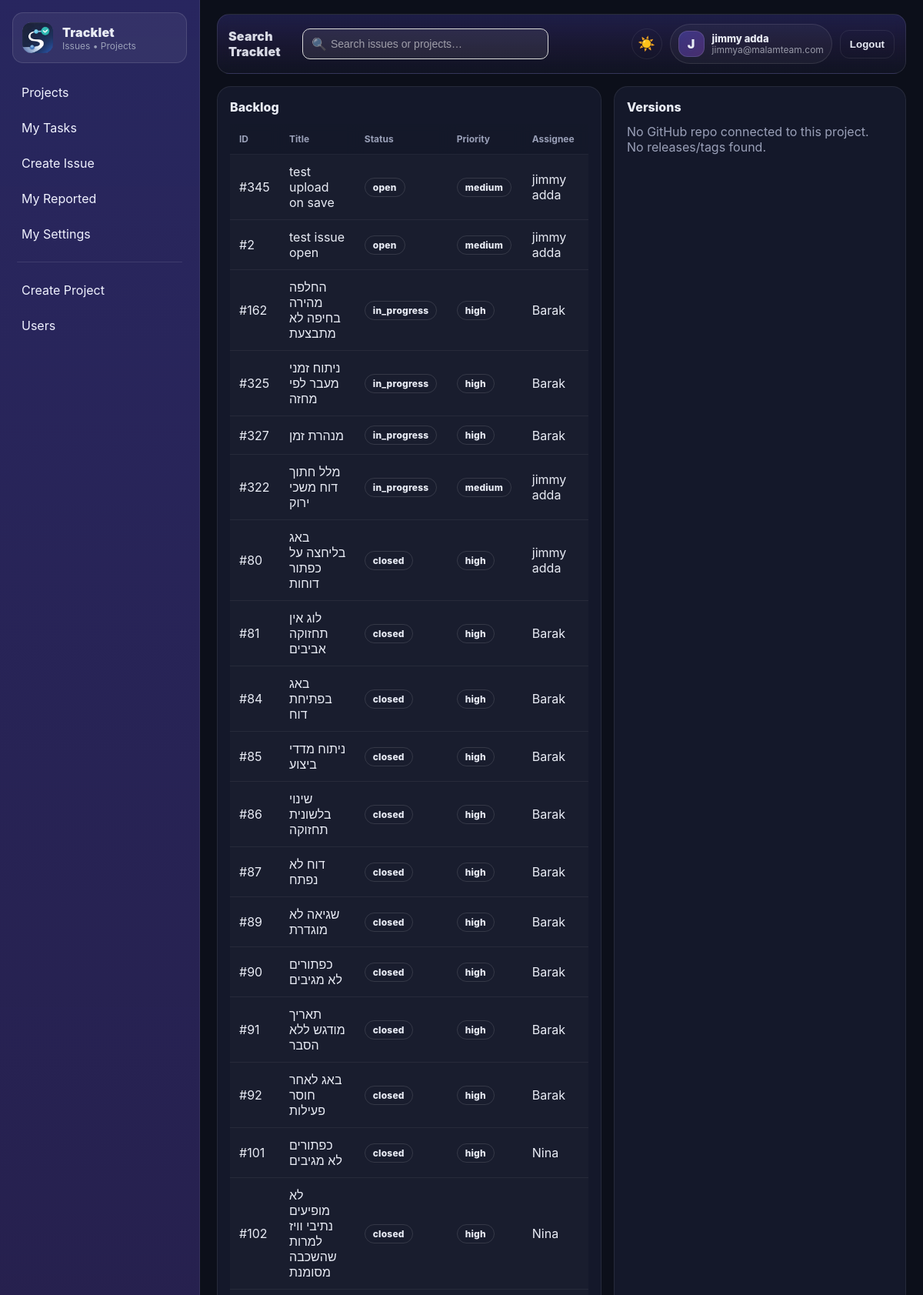
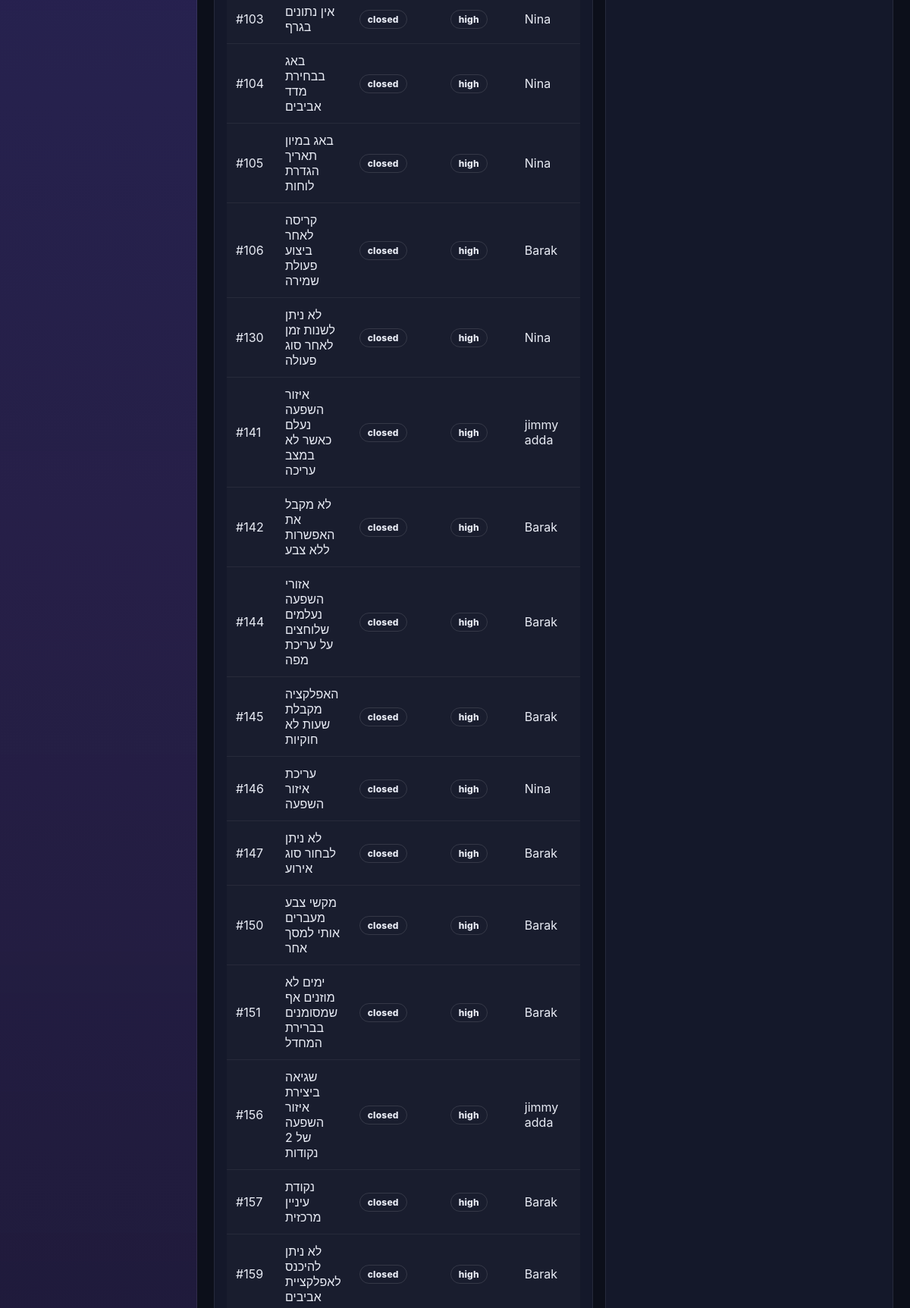
The app's page /projects/1 (signed in, upper part) with its own data (2 pictures, top to bottom).
### tables this page shows
CREATE TABLE users (
  id INTEGER PRIMARY KEY AUTOINCREMENT,
  email TEXT NOT NULL UNIQUE,
  password_hash TEXT NOT NULL,
  name TEXT NOT NULL,
  role TEXT NOT NULL DEFAULT 'user',     -- admin|pm|user
  photo_path TEXT,
  is_active INTEGER NOT NULL DEFAULT 1,
  created_at TEXT NOT NULL DEFAULT (datetime('now'))
);

CREATE TABLE issues (
  id INTEGER PRIMARY KEY AUTOINCREMENT,
  project_id INTEGER NOT NULL,
  title TEXT NOT NULL,
  description TEXT,
  status TEXT NOT NULL DEFAULT 'open',     -- open|in_progress|blocked|closed
  priority TEXT NOT NULL DEFAULT 'medium', -- low|medium|high|urgent
  reporter_id INTEGER NOT NULL,
  assignee_id INTEGER,
  created_at TEXT NOT NULL DEFAULT (datetime('now')),
  updated_at TEXT NOT NULL DEFAULT (datetime('now')),
  closed_at TEXT, due_date TEXT, watcher_id INTEGER,
  FOREIGN KEY(project_id) REFERENCES projects(id),
  FOREIGN KEY(reporter_id) REFERENCES users(id),
  FOREIGN KEY(assignee_id) REFERENCES users(id)
);

### app.py (the view, shortened to what this page needs)
@app.get("/projects/<int:project_id>")
@login_required
def project_view(project_id: int):
    proj = get_project(project_id)
    if not proj:
        abort(404)
    issues = list_project_issues(project_id)
    releases = []
    github_error = None
    owner = (proj["github_owner"] or "").strip()
    repo = (proj["github_repo"] or "").strip()
    return render_template(
        "project_view.html",
        project=proj,
        issues=issues,
        releases=releases,
        github_error=github_error,
    )

### TrackletDB.py (called while the page is built)
def get_db_path() -> str:
    return settings.DB_PATH

def _ensure_parent(db_path: str) -> None:
    Path(db_path).parent.mkdir(parents=True, exist_ok=True)

def get_connection() -> sqlite3.Connection:
    db_path = get_db_path()
    _ensure_parent(db_path)
    conn = sqlite3.connect(db_path, detect_types=sqlite3.PARSE_DECLTYPES)
    conn.row_factory = sqlite3.Row
    conn.execute("PRAGMA foreign_keys = ON;")
    conn.execute("PRAGMA journal_mode = WAL;")
    return conn

def db_read_one(sql: str, params: tuple[Any, ...] = ()) -> Optional[sqlite3.Row]:
    conn = get_connection()
    try:
        cur = conn.cursor()
        cur.execute(sql, params)
        return cur.fetchone()
    finally:
        conn.close()

def db_read_all(sql: str, params: tuple[Any, ...] = ()) -> list[sqlite3.Row]:
    conn = get_connection()
    try:
        cur = conn.cursor()
        cur.execute(sql, params)
        return cur.fetchall()
    finally:
        conn.close()

def get_user_by_id(user_id: int) -> Optional[sqlite3.Row]:
    return db_read_one("SELECT * FROM users WHERE id=? AND is_active=1", (user_id,))

def get_project(project_id: int) -> Optional[sqlite3.Row]:
    return db_read_one("SELECT * FROM projects WHERE id=?", (project_id,))

def list_project_issues(project_id: int) -> list[sqlite3.Row]:
    return db_read_all(
        """
        SELECT i.*, u.name AS assignee_name
        FROM issues i
        LEFT JOIN users u ON u.id=i.assignee_id
        WHERE i.project_id=?
        ORDER BY
          CASE i.status WHEN 'open' THEN 1 WHEN 'in_progress' THEN 2 WHEN 'blocked' THEN 3 ELSE 4 END,
          CASE i.priority WHEN 'urgent' THEN 1 WHEN 'high' THEN 2 WHEN 'medium' THEN 3 ELSE 4 END,
          i.updated_at DESC
        """,
        (project_id,),
    )

### app.py (called while the page is built)
@app.context_processor
def inject_settings():
    return {"settings": settings}

@login_manager.user_loader
def load_user(user_id: str):
    row = get_user_by_id(int(user_id))
    return User(row) if row else None

    @property
    def is_active(self):
        return self._is_active

### templates/project_view.html (shortened to what this page needs)
{% extends "layout.html" %}
{% set title = project.name %}
{% block content %}
<div class="grid-2">
  <div class="card">
    <div class="card-title">Backlog</div>
    <table class="table">
      <thead>
        <tr>
          <th style="width:80px;">ID</th>
          <th>Title</th>
          <th style="width:140px;">Status</th>
          <th style="width:140px;">Priority</th>
          <th style="width:180px;">Assignee</th>
        </tr>
      </thead>
      <tbody>
        {% for i in issues %}
        <tr class="rowlink" data-href="{{ url_for('issue_view', issue_id=i.id) }}"> <td>#{{ i.id }}</td>
          <td>{{ i.title }}</td>
          <td><span class="pill">{{ i.status }}</span></td>
          <td><span class="pill pri-{{ i.priority }}">{{ i.priority }}</span></td>
          <td>{{ i.assignee_name or "—" }}</td>
        </tr>
        {% else %}
        <tr><td colspan="5" class="muted">No issues in this project yet.</td></tr>
        {% endfor %}
      </tbody>
    </table>
  </div>
  <div class="card">
    <div class="card-title">Versions</div>
    {% if project.github_owner and project.github_repo %}
      <div class="muted mb8">
        Repo:
        <a href="https://github.com/{{project.github_owner}}/{{project.github_repo}}" target="_blank">
          {{project.github_owner}}/{{project.github_repo}}
        </a>
      </div>
    {% else %}
      <div class="muted">No GitHub repo connected to this project.</div>
    {% endif %}
    <div class="list">
      {% for r in releases %}
        <a class="list-row" href="{{ r.url }}" target="_blank">
          <div class="list-main">
            <div class="list-title">{{ r.name }}</div>
            <div class="muted">{{ r.tag }}</div>
          </div>
          <div class="list-meta">
            {% if r.published_at %}{{ r.published_at[:10] }}{% else %}tag{% endif %}
          </div>
        </a>
      {% else %}
        <div class="muted">No releases/tags found.</div>
      {% endfor %}
    </div>
  </div>
</div>
{% endblock %}

### templates/layout.html (shortened to what this page needs)
<!doctype html>
<html>
<head>
  <link rel="stylesheet" href="{{ url_for('static', filename='app.css') }}">
</head>
<body>
  <div class="app">
    <aside class="sidebar">
      <a class="brand" href="{{ url_for('my_tasks') }}">
        <img class="brand-img" src="{{ url_for('static', filename='img/tracklet_icon_128.png') }}" alt="Tracklet" />
        <div class="brand-text">
          <div class="brand-title">Tracklet</div>
          <div class="brand-sub">Issues • Projects</div>
        </div>
      </a>
    <nav class="nav">
      <a class="navlink" href="{{ url_for('projects_list') }}">Projects</a>
      <a class="navlink" href="{{ url_for('my_tasks') }}">My Tasks</a>
      <a class="navlink" href="{{ url_for('issue_new') }}">Create Issue</a>
      <a class="navlink" href="{{ url_for('my_reported') }}">My Reported</a>
      <a class="navlink" href="{{ url_for('my_settings') }}">My Settings</a>
      {% if current_user.is_authenticated and current_user.role == 'admin' %}
        <div class="nav-sep"></div>
        <a class="navlink" href="{{ url_for('admin_projects') }}">Create Project</a>
        <a class="navlink" href="{{ url_for('admin_users') }}">Users</a>
      {% endif %}
    </nav>
    </aside>
    <main class="main">
<div class="topbar">
  <div class="topbar-left">
    <div class="app-title">Search <br> Tracklet</div>
        <form class="topbar-search with-icon" method="get" action="{{ url_for('search') }}">
          <input
            class="search-input"
            name="q"
            placeholder="Search issues or projects…"
            value="{{ request.args.get('q','') }}"
          >
        </form>
  </div>
  {% if current_user.is_authenticated %}
  <div class="topbar-right">
<button class="theme-toggle" id="themeToggle" type="button" aria-label="Toggle theme">
  <span class="icon-sun">☀️</span>
</button>
    <div class="user-chip">
      <div class="user-avatar">{{ (current_user.name or "U")[:1] | upper }}</div>
      <div class="user-meta">
        <div class="user-name">{{ current_user.name }}</div>
        <div class="user-email">{{ current_user.email }}</div>
      </div>
    </div>
    <form method="post" action="{{ url_for('logout') }}">
      <button class="btn btn-ghost btn-topbar" type="submit">Logout</button>
    </form>
  </div>
  {% endif %}
</div>
      {% block content %}{% endblock %}
    </main>
  </div>
</body>
</html>

### templates/layout.html (style rules this page uses)
.theme-toggle { display: inline-flex; align-items: center; justify-content: center; width: 40px; height: 40px; border-radius: 999px; border: 1px solid var(--border); background: transparent; cursor: pointer; transition: background .2s ease, border-color .2s ease; margin-bottom: 0; }
.theme-toggle span { font-size: 18px; line-height: 1; }

### records on screen
users: name "J", name "jimmy adda", email "jimmya@malamteam.com"
issues: id "345", title "test upload on save", status "open", priority "medium", name "jimmy adda"
issues: id "2", title "test issue open", status "open", priority "medium", name "jimmy adda"
issues: id "162", title "החלפה מהירה בחיפה לא מתבצעת", status "in_progress", priority "high", name "Barak"
issues: id "325", title "ניתוח זמני מעבר לפי מחזה", status "in_progress", priority "high", name "Barak"
issues: id "327", title "מנהרת זמן", status "in_progress", priority "high", name "Barak"
issues: id "322", title "מלל חתוך דוח משכי ירוק", status "in_progress", priority "medium", name "jimmy adda"
issues: id "80", title "באג בליחצה על כפתור דוחות", status "closed", priority "high", name "jimmy adda"
issues: id "81", title "לוג אין תחזוקה אביבים", status "closed", priority "high", name "Barak"
issues: id "84", title "באג בפתיחת דוח", status "closed", priority "high", name "Barak"
issues: id "85", title "ניתוח מדדי ביצוע", status "closed", priority "high", name "Barak"
issues: id "86", title "שינוי בלשונית תחזוקה", status "closed", priority "high", name "Barak"
issues: id "87", title "דוח לא נפתח", status "closed", priority "high", name "Barak"
issues: id "89", title "שגיאה לא מוגדרת", status "closed", priority "high", name "Barak"
issues: id "90", title "כפתורים לא מגיבים", status "closed", priority "high", name "Barak"
issues: id "91", title "תאריך מודגש ללא הסבר", status "closed", priority "high", name "Barak"
issues: id "92", title "באג לאחר חוסר פעילות", status "closed", priority "high", name "Barak"
issues: id "101", title "כפתורים לא מגיבים", status "closed", priority "high", name "Nina"
issues: id "102", title "לא מופיעים נתיבי וויז למרות שהשכבה מסומנת", status "closed", priority "high", name "Nina"
issues: id "103", title "אין נתונים בגרף", status "closed", priority "high", name "Nina"
issues: id "104", title "באג בבחירת מדד אביבים", status "closed", priority "high", name "Nina"
issues: id "105", title "באג במיון תאריך הגדרת לוחות", status "closed", priority "high", name "Nina"
issues: id "106", title "קריסה לאחר ביצוע פעולת שמירה", status "closed", priority "high", name "Barak"
issues: id "130", title "לא ניתן לשנות זמן לאחר סוג פעולה", status "closed", priority "high", name "Nina"
issues: id "141", title "איזור השפעה נעלם כאשר לא במצב עריכה", status "closed", priority "high", name "jimmy adda"
issues: id "142", title "לא מקבל את האפשרות ללא צבע", status "closed", priority "high", name "Barak"
issues: id "144", title "אזורי השפעה נעלמים שלוחצים על עריכת מפה", status "closed", priority "high", name "Barak"
issues: id "145", title "האפלקציה מקבלת שעות לא חוקיות", status "closed", priority "high", name "Barak"
issues: id "146", title "עריכת איזור השפעה", status "closed", priority "high", name "Nina"
issues: id "147", title "לא ניתן לבחור סוג אירוע", status "closed", priority "high", name "Barak"
issues: id "150", title "מקשי צבע מעברים אותי למסך אחר", status "closed", priority "high", name "Barak"
issues: id "151", title "ימים לא מוזנים אף שמסומנים בברירת המחדל", status "closed", priority "high", name "Barak"
issues: id "156", title "שגיאה ביצירת איזור השפעה של 2 נקודות", status "closed", priority "high", name "jimmy adda"
issues: id "157", title "נקודת עיניין מרכזית", status "closed", priority "high", name "Barak"
issues: id "159", title "לא ניתן להיכנס לאפלקציית אביבים", status "closed", priority "high", name "Barak"
